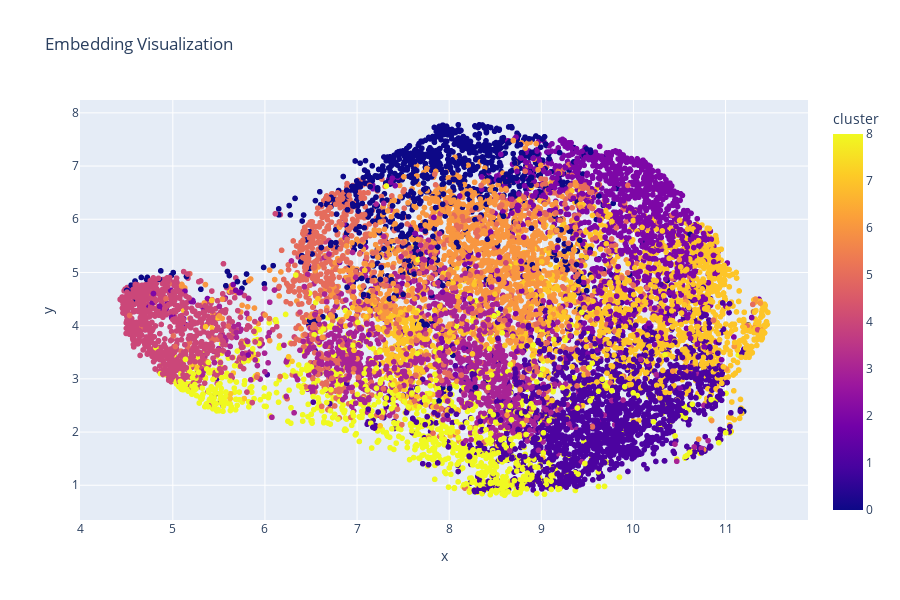

Notebook source saved alongside this figure:
### Code cell
import plotly.express as px

fig = px.scatter(df_embeddings, x='x', y='y', color='cluster', hover_data=['cluster'],
                 title = 'Embedding Visualization')
fig.update_layout(width=900, height=600)
fig.show()

### Figure 1 — Plotly figure (JSON) as saved in the notebook; plotly's stock layout.template omitted (floating-point values rounded to 4 significant figures; data arrays with more than 128 entries replaced by an {"elided": "..."} marker saying what was removed)
{"data": [{"customdata": {"elided": "11301x1 int values"}, "hovertemplate": "x=%{x}<br>y=%{y}<br>cluster=%{marker.color}<extra></extra>", "legendgroup": "", "marker": {"color": {"elided": "11301 int values"}, "coloraxis": "coloraxis", "symbol": "circle"}, "mode": "markers", "name": "", "showlegend": false, "type": "scattergl", "x": {"elided": "11301 float values"}, "xaxis": "x", "y": {"elided": "11301 float values"}, "yaxis": "y"}], "layout": {"coloraxis": {"colorbar": {"title": {"text": "cluster"}}, "colorscale": [[0, "#0d0887"], [0.1111, "#46039f"], [0.2222, "#7201a8"], [0.3333, "#9c179e"], [0.4444, "#bd3786"], [0.5556, "#d8576b"], [0.6667, "#ed7953"], [0.7778, "#fb9f3a"], [0.8889, "#fdca26"], [1, "#f0f921"]]}, "height": 600, "legend": {"tracegroupgap": 0}, "title": {"text": "Embedding Visualization"}, "width": 900, "xaxis": {"anchor": "y", "domain": [0, 1], "title": {"text": "x"}}, "yaxis": {"anchor": "x", "domain": [0, 1], "title": {"text": "y"}}}}
